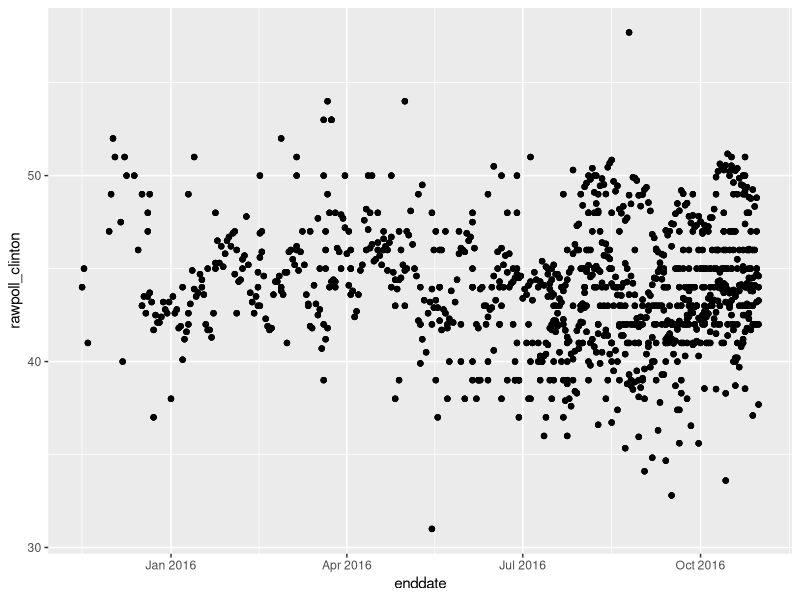
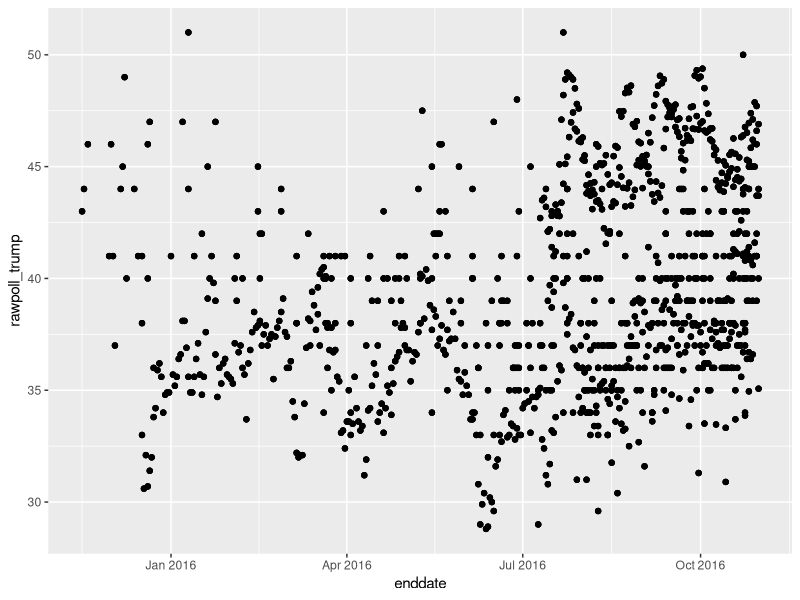
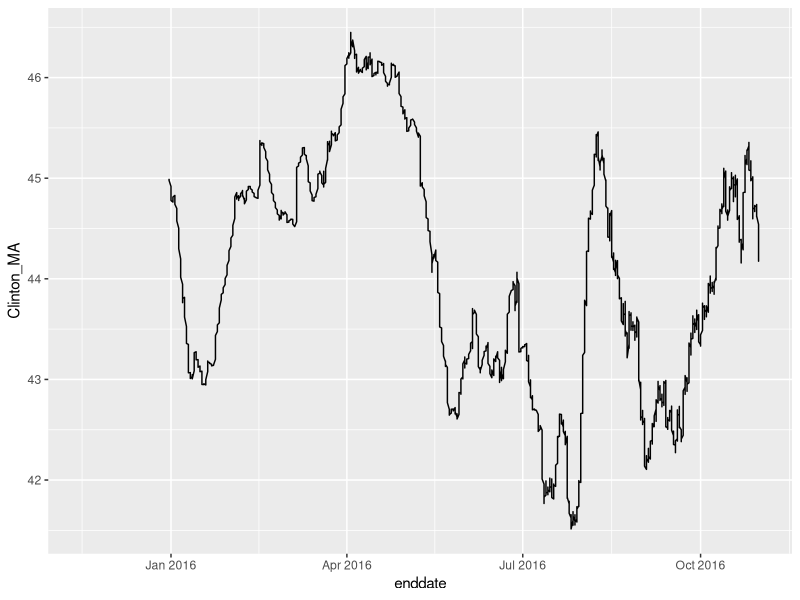
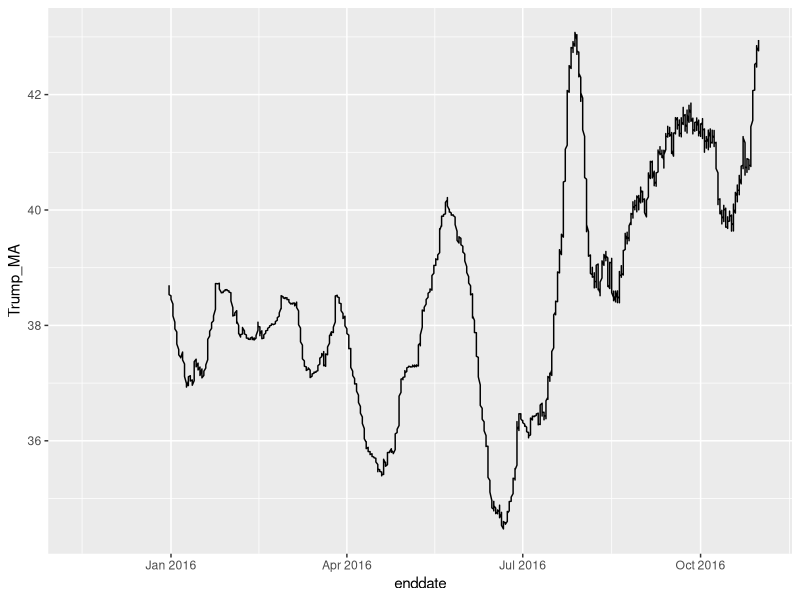
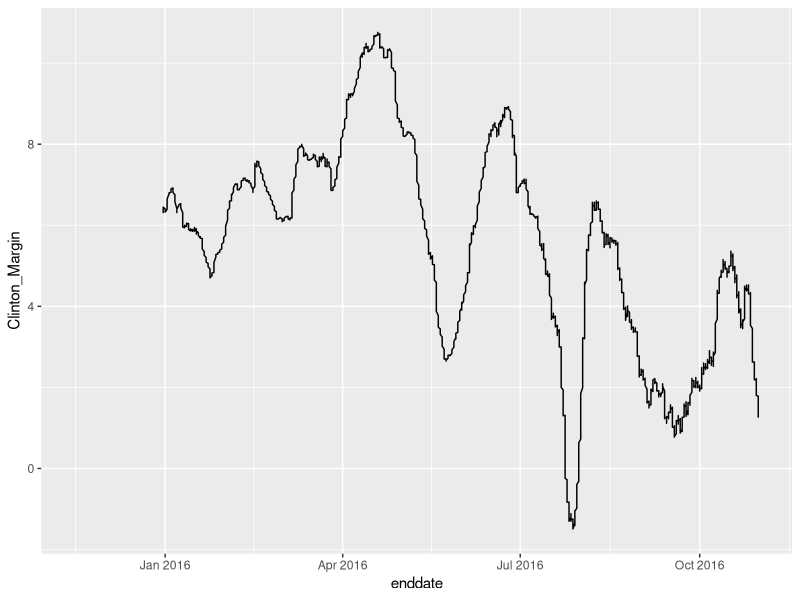
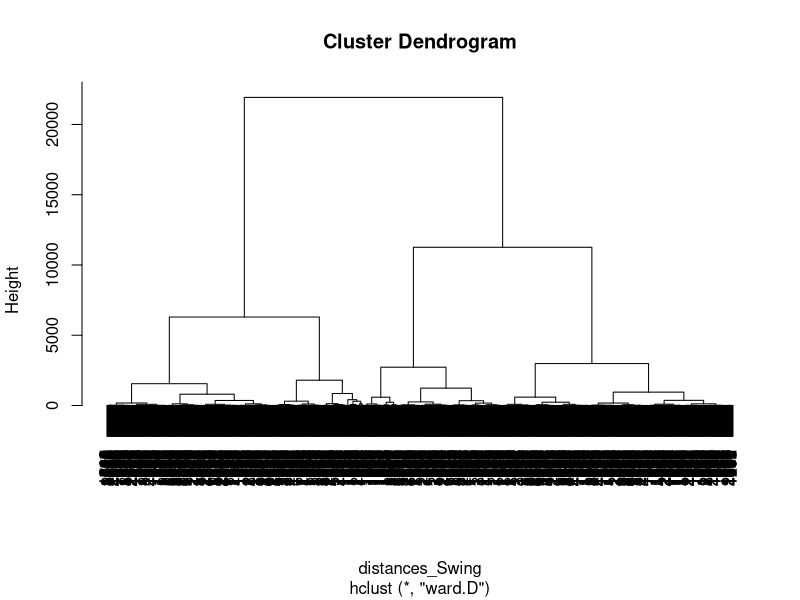

The R source for these figures, in order:
## ---- chunk 1
knitr::opts_chunk$set(echo = TRUE)
## ---- chunk 2
library(readr)

Raw_Data <- read_csv("presidential_polls.csv")

str(Raw_Data)
## ---- chunk 3
library(dplyr)

Clean_Data <- Raw_Data %>% select(-c(cycle:forecastdate, rawpoll_johnson, rawpoll_mcmullin, adjpoll_johnson:timestamp))

str(Clean_Data)
## ---- chunk 4
install.packages("lubridate")
library(lubridate)

National_Polls <- Clean_Data %>% 
  select(state, enddate, rawpoll_clinton, rawpoll_trump) %>%
  filter(state == "U.S.") %>%
  mutate(enddate = mdy(enddate)) %>%
  arrange(enddate)

summary(National_Polls)
## ---- chunk 5
install.packages("ggplot2")
library("ggplot2")

ggplot(data = National_Polls, aes(x=enddate, y=rawpoll_clinton)) +
  geom_point()
## ---- chunk 6
ggplot(data = National_Polls, aes(x=enddate, y=rawpoll_trump)) +
  geom_point()
## ---- chunk 7
install.packages("zoo")
library(zoo)

National_Polls <- National_Polls %>%
  mutate(Clinton_MA = rollmean(rawpoll_clinton, 100, na.pad=TRUE, align="right"))

ggplot(data = National_Polls, aes(x=enddate, y=Clinton_MA)) +
  geom_line()
## ---- chunk 8
National_Polls <- National_Polls %>%
  mutate(Trump_MA = rollmean(rawpoll_trump, 100, na.pad=TRUE, align="right"))

ggplot(data = National_Polls, aes(x=enddate, y=Trump_MA)) +
  geom_line()
## ---- chunk 9
National_Polls <- National_Polls %>%
  mutate(Clinton_Margin = Clinton_MA - Trump_MA)

ggplot(National_Polls, aes(x=enddate, y=Clinton_Margin)) +
  geom_line()
## ---- chunk 10
State_Polls_Swing <- Clean_Data %>%
  select(state, pollster, rawpoll_clinton, rawpoll_trump) %>%
  filter(state != "U.S.") %>%
  filter(state != "Maine CD-1") %>%
  filter(state != "Maine CD-2") %>%
  filter(state != "Nebraska CD-1") %>%
  filter(state != "Nebraska CD-2") %>%
  filter(state != "Nebraska CD-3") %>%
  mutate(Clinton_Margin = rawpoll_clinton - rawpoll_trump)
str(State_Polls_Swing)
## ---- chunk 11
State_Polls_Swing$rawpoll_clinton = NULL
State_Polls_Swing$rawpoll_trump = NULL
State_Polls_Swing <- unique(State_Polls_Swing)

distances_Swing <- dist(State_Polls_Swing, method = "euclidean")
clusterStates_Swing <- hclust(distances_Swing, method = "ward")
plot(clusterStates_Swing)

clusterGroups_Swing <- cutree(clusterStates_Swing, k = 3)
## ---- chunk 12
clusterGroups_Swing[State_Polls_Swing$state == "Alabama"]
## ---- chunk 13
mean(clusterGroups_Swing[State_Polls_Swing$state == "Alabama"])
## ---- chunk 14
round(mean(clusterGroups_Swing[State_Polls_Swing$state == "Alabama"]))
## ---- chunk 15
# Alabama
Alabama_Cluster_Swing <- round(mean(clusterGroups_Swing[State_Polls_Swing$state == "Alabama"]))
Alabama_Cluster_Swing

# Alaska
Alaska_Cluster_Swing <- round(mean(clusterGroups_Swing[State_Polls_Swing$state == "Alaska"]))
Alaska_Cluster_Swing

# Arizona
Arizona_Cluster_Swing <- round(mean(clusterGroups_Swing[State_Polls_Swing$state == "Arizona"]))
Arizona_Cluster_Swing

# Arkansas
Arkansas_Cluster_Swing <- round(mean(clusterGroups_Swing[State_Polls_Swing$state == "Arkansas"]))
Arkansas_Cluster_Swing

# California
California_Cluster_Swing <- round(mean(clusterGroups_Swing[State_Polls_Swing$state == "California"]))
California_Cluster_Swing

# Colorado
Colorado_Cluster_Swing <- round(mean(clusterGroups_Swing[State_Polls_Swing$state == "Colorado"]))
Colorado_Cluster_Swing

# Connecticut
Connecticut_Cluster_Swing <- round(mean(clusterGroups_Swing[State_Polls_Swing$state == "Connecticut"]))
Connecticut_Cluster_Swing

# District of Columbia
District_of_Columbia_Cluster_Swing <- round(mean(clusterGroups_Swing[State_Polls_Swing$state == "District of Columbia"]))
District_of_Columbia_Cluster_Swing

# Delaware
Delaware_Cluster_Swing <- round(mean(clusterGroups_Swing[State_Polls_Swing$state == "Delaware"]))
Delaware_Cluster_Swing

# Florida
Florida_Cluster_Swing <- round(mean(clusterGroups_Swing[State_Polls_Swing$state == "Florida"]))
Florida_Cluster_Swing

# Georgia
Georgia_Cluster_Swing <- round(mean(clusterGroups_Swing[State_Polls_Swing$state == "Georgia"]))
Georgia_Cluster_Swing

# Hawaii
Hawaii_Cluster_Swing <- round(mean(clusterGroups_Swing[State_Polls_Swing$state == "Hawaii"]))
Hawaii_Cluster_Swing

# Idaho
Idaho_Cluster_Swing <- round(mean(clusterGroups_Swing[State_Polls_Swing$state == "Idaho"]))
Idaho_Cluster_Swing

# Illinois
Illinois_Cluster_Swing <- round(mean(clusterGroups_Swing[State_Polls_Swing$state == "Illinois"]))
Illinois_Cluster_Swing

# Indiana
Indiana_Cluster_Swing <- round(mean(clusterGroups_Swing[State_Polls_Swing$state == "Indiana"]))
Indiana_Cluster_Swing

# Iowa
Iowa_Cluster_Swing <- round(mean(clusterGroups_Swing[State_Polls_Swing$state == "Iowa"]))
Iowa_Cluster_Swing

# Kansas
Kansas_Cluster_Swing <- round(mean(clusterGroups_Swing[State_Polls_Swing$state == "Kansas"]))
Kansas_Cluster_Swing

# Kentucky
Kentucky_Cluster_Swing <- round(mean(clusterGroups_Swing[State_Polls_Swing$state == "Kentucky"]))
Kentucky_Cluster_Swing

# Louisiana
Louisiana_Cluster_Swing <- round(mean(clusterGroups_Swing[State_Polls_Swing$state == "Louisiana"]))
Louisiana_Cluster_Swing

# Maine
Maine_Cluster_Swing <- round(mean(clusterGroups_Swing[State_Polls_Swing$state == "Maine"]))
Maine_Cluster_Swing

# Maryland
Maryland_Cluster_Swing <- round(mean(clusterGroups_Swing[State_Polls_Swing$state == "Maryland"]))
Maryland_Cluster_Swing

# Massachusetts
Massachusetts_Cluster_Swing <- round(mean(clusterGroups_Swing[State_Polls_Swing$state == "Massachusetts"]))
Massachusetts_Cluster_Swing

# Michigan
Michigan_Cluster_Swing <- round(mean(clusterGroups_Swing[State_Polls_Swing$state == "Michigan"]))
Michigan_Cluster_Swing

# Minnesota
Minnesota_Cluster_Swing <- round(mean(clusterGroups_Swing[State_Polls_Swing$state == "Minnesota"]))
Minnesota_Cluster_Swing

# Mississippi
Mississippi_Cluster_Swing <- round(mean(clusterGroups_Swing[State_Polls_Swing$state == "Mississippi"]))
Mississippi_Cluster_Swing

# Missouri
Missouri_Cluster_Swing <- round(mean(clusterGroups_Swing[State_Polls_Swing$state == "Missouri"]))
Missouri_Cluster_Swing

# Montana
Montana_Cluster_Swing <- round(mean(clusterGroups_Swing[State_Polls_Swing$state == "Montana"]))
Montana_Cluster_Swing

# Nebraska
Nebraska_Cluster_Swing <- round(mean(clusterGroups_Swing[State_Polls_Swing$state == "Nebraska"]))
Nebraska_Cluster_Swing

# Nevada
Nevada_Cluster_Swing <- round(mean(clusterGroups_Swing[State_Polls_Swing$state == "Nevada"]))
Nevada_Cluster_Swing

# New Hampshire
New_Hampshire_Cluster_Swing <- round(mean(clusterGroups_Swing[State_Polls_Swing$state == "New Hampshire"]))
New_Hampshire_Cluster_Swing

# New Jersey
New_Jersey_Cluster_Swing <- round(mean(clusterGroups_Swing[State_Polls_Swing$state == "New Jersey"]))
New_Jersey_Cluster_Swing

# New Mexico
New_Mexico_Cluster_Swing <- round(mean(clusterGroups_Swing[State_Polls_Swing$state == "New Mexico"]))
New_Mexico_Cluster_Swing

# New York
New_York_Cluster_Swing <- round(mean(clusterGroups_Swing[State_Polls_Swing$state == "New York"]))
New_York_Cluster_Swing

# North Carolina
North_Carolina_Cluster_Swing <- round(mean(clusterGroups_Swing[State_Polls_Swing$state == "North Carolina"]))
North_Carolina_Cluster_Swing

# North Dakota
North_Dakota_Cluster_Swing <- round(mean(clusterGroups_Swing[State_Polls_Swing$state == "North Dakota"]))
North_Dakota_Cluster_Swing

# Ohio
Ohio_Cluster_Swing <- round(mean(clusterGroups_Swing[State_Polls_Swing$state == "Ohio"]))
Ohio_Cluster_Swing

# Oklahoma
Oklahoma_Cluster_Swing <- round(mean(clusterGroups_Swing[State_Polls_Swing$state == "Oklahoma"]))
Oklahoma_Cluster_Swing

# Oregon
Oregon_Cluster_Swing <- round(mean(clusterGroups_Swing[State_Polls_Swing$state == "Oregon"]))
Oregon_Cluster_Swing

# Pennsylvania
Pennsylvania_Cluster_Swing <- round(mean(clusterGroups_Swing[State_Polls_Swing$state == "Pennsylvania"]))
Pennsylvania_Cluster_Swing

# Rhode Island
Rhode_Island_Cluster_Swing <- round(mean(clusterGroups_Swing[State_Polls_Swing$state == "Rhode Island"]))
Rhode_Island_Cluster_Swing

# South Carolina
South_Carolina_Cluster_Swing <- round(mean(clusterGroups_Swing[State_Polls_Swing$state == "South Carolina"]))
South_Carolina_Cluster_Swing

# South Dakota
South_Dakota_Cluster_Swing <- round(mean(clusterGroups_Swing[State_Polls_Swing$state == "South Dakota"]))
South_Dakota_Cluster_Swing

# Tennessee
Tennessee_Cluster_Swing <- round(mean(clusterGroups_Swing[State_Polls_Swing$state == "Tennessee"]))
Tennessee_Cluster_Swing

# Texas
Texas_Cluster_Swing <- round(mean(clusterGroups_Swing[State_Polls_Swing$state == "Texas"]))
Texas_Cluster_Swing

# Utah
Utah_Cluster_Swing <- round(mean(clusterGroups_Swing[State_Polls_Swing$state == "Utah"]))
Utah_Cluster_Swing

# Vermont
Vermont_Cluster_Swing <- round(mean(clusterGroups_Swing[State_Polls_Swing$state == "Vermont"]))
Vermont_Cluster_Swing

# Virginia
Virginia_Cluster_Swing <- round(mean(clusterGroups_Swing[State_Polls_Swing$state == "Virginia"]))
Virginia_Cluster_Swing

# Washington
Washington_Cluster_Swing <- round(mean(clusterGroups_Swing[State_Polls_Swing$state == "Washington"]))
Washington_Cluster_Swing

# West Virginia
West_Virginia_Cluster_Swing <- round(mean(clusterGroups_Swing[State_Polls_Swing$state == "West Virginia"]))
West_Virginia_Cluster_Swing

# Wisconsin
Wisconsin_Cluster_Swing <- round(mean(clusterGroups_Swing[State_Polls_Swing$state == "Wisconsin"]))
Wisconsin_Cluster_Swing

# Wyoming
Wyoming_Cluster_Swing <- round(mean(clusterGroups_Swing[State_Polls_Swing$state == "Wyoming"]))
Wyoming_Cluster_Swing
## ---- chunk 16
# Alaska
mean(clusterGroups_Swing[State_Polls_Swing$state == "Alaska"])
Alaska_Data <- Clean_Data %>%
  filter(state == "Alaska")

# Arizona
mean(clusterGroups_Swing[State_Polls_Swing$state == "Arizona"])
Arizona_Data <- Clean_Data %>%
  filter(state == "Arizona")

# Florida
mean(clusterGroups_Swing[State_Polls_Swing$state == "Florida"])
Florida_Data <- Clean_Data %>%
  filter(state == "Florida")

# Georgia
mean(clusterGroups_Swing[State_Polls_Swing$state == "Georgia"])
Georgia_Data <- Clean_Data %>%
  filter(state == "Georgia")

# Indiana
mean(clusterGroups_Swing[State_Polls_Swing$state == "Indiana"])
Indiana_Data <- Clean_Data %>%
  filter(state == "Indiana")

# Iowa
mean(clusterGroups_Swing[State_Polls_Swing$state == "Iowa"])
Iowa_Data <- Clean_Data %>%
  filter(state == "Iowa")

# Kansas
mean(clusterGroups_Swing[State_Polls_Swing$state == "Kansas"])
Kansas_Data <- Clean_Data %>%
  filter(state == "Kansas")

# Missouri
mean(clusterGroups_Swing[State_Polls_Swing$state == "Missouri"])
Missouri_Data <- Clean_Data %>%
  filter(state == "Missouri")

# Nevada
mean(clusterGroups_Swing[State_Polls_Swing$state == "Nevada"])
Nevada_Data <- Clean_Data %>%
  filter(state == "Nevada")

# North Carolina
mean(clusterGroups_Swing[State_Polls_Swing$state == "North Carolina"])
North_Carolina_Data <- Clean_Data %>%
  filter(state == "North Carolina")

# Ohio
mean(clusterGroups_Swing[State_Polls_Swing$state == "Ohio"])
Ohio_Data <- Clean_Data %>%
  filter(state == "Ohio")

# South Carolina
mean(clusterGroups_Swing[State_Polls_Swing$state == "South Carolina"])
South_Carolina_Data <- Clean_Data %>%
  filter(state == "South Carolina")

# Texas
mean(clusterGroups_Swing[State_Polls_Swing$state == "Texas"])
Texas_Data <- Clean_Data %>%
  filter(state == "Texas")

# Utah
mean(clusterGroups_Swing[State_Polls_Swing$state == "Utah"])
Utah_Data <- Clean_Data %>%
  filter(state == "Utah")
## ---- chunk 17
State_Polls_Final <- State_Polls_Swing

distances_Final <- dist(State_Polls_Final, method = "euclidean")
clusterStates_Final <- hclust(distances_Final, method = "ward")

clusterGroups_Final <- cutree(clusterStates_Final, k = 2)
## ---- chunk 18
# Alabama
Alabama_Cluster_Final <- round(mean(clusterGroups_Final[State_Polls_Final$state == "Alabama"]))
Alabama_Cluster_Final

# Alaska
Alaska_Cluster_Final <- round(mean(clusterGroups_Final[State_Polls_Final$state == "Alaska"]))
Alaska_Cluster_Final

# Arizona
Arizona_Cluster_Final <- round(mean(clusterGroups_Final[State_Polls_Final$state == "Arizona"]))
Arizona_Cluster_Final

# Arkansas
Arkansas_Cluster_Final <- round(mean(clusterGroups_Final[State_Polls_Final$state == "Arkansas"]))
Arkansas_Cluster_Final

# California
California_Cluster_Final <- round(mean(clusterGroups_Final[State_Polls_Final$state == "California"]))
California_Cluster_Final

# Colorado
Colorado_Cluster_Final <- round(mean(clusterGroups_Final[State_Polls_Final$state == "Colorado"]))
Colorado_Cluster_Final

# Connecticut
Connecticut_Cluster_Final <- round(mean(clusterGroups_Final[State_Polls_Final$state == "Connecticut"]))
Connecticut_Cluster_Final

# District of Columbia
District_of_Columbia_Cluster_Final <- round(mean(clusterGroups_Final[State_Polls_Final$state == "District of Columbia"]))
District_of_Columbia_Cluster_Final

# Delaware
Delaware_Cluster_Final <- round(mean(clusterGroups_Final[State_Polls_Final$state == "Delaware"]))
Delaware_Cluster_Final

# Florida
Florida_Cluster_Final <- round(mean(clusterGroups_Final[State_Polls_Final$state == "Florida"]))
Florida_Cluster_Final

# Georgia
Georgia_Cluster_Final <- round(mean(clusterGroups_Final[State_Polls_Final$state == "Georgia"]))
Georgia_Cluster_Final

# Hawaii
Hawaii_Cluster_Final <- round(mean(clusterGroups_Final[State_Polls_Final$state == "Hawaii"]))
Hawaii_Cluster_Final

# Idaho
Idaho_Cluster_Final <- round(mean(clusterGroups_Final[State_Polls_Final$state == "Idaho"]))
Idaho_Cluster_Final

# Illinois
Illinois_Cluster_Final <- round(mean(clusterGroups_Final[State_Polls_Final$state == "Illinois"]))
Illinois_Cluster_Final

# Indiana
Indiana_Cluster_Final <- round(mean(clusterGroups_Final[State_Polls_Final$state == "Indiana"]))
Indiana_Cluster_Final

# Iowa
Iowa_Cluster_Final <- round(mean(clusterGroups_Final[State_Polls_Final$state == "Iowa"]))
Iowa_Cluster_Final

# Kansas
Kansas_Cluster_Final <- round(mean(clusterGroups_Final[State_Polls_Final$state == "Kansas"]))
Kansas_Cluster_Final

# Kentucky
Kentucky_Cluster_Final <- round(mean(clusterGroups_Final[State_Polls_Final$state == "Kentucky"]))
Kentucky_Cluster_Final

# Louisiana
Louisiana_Cluster_Final <- round(mean(clusterGroups_Final[State_Polls_Final$state == "Louisiana"]))
Louisiana_Cluster_Final

# Maine
Maine_Cluster_Final <- round(mean(clusterGroups_Final[State_Polls_Final$state == "Maine"]))
Maine_Cluster_Final

# Maryland
Maryland_Cluster_Final <- round(mean(clusterGroups_Final[State_Polls_Final$state == "Maryland"]))
Maryland_Cluster_Final

# Massachusetts
Massachusetts_Cluster_Final <- round(mean(clusterGroups_Final[State_Polls_Final$state == "Massachusetts"]))
Massachusetts_Cluster_Final

# Michigan
Michigan_Cluster_Final <- round(mean(clusterGroups_Final[State_Polls_Final$state == "Michigan"]))
Michigan_Cluster_Final

# Minnesota
Minnesota_Cluster_Final <- round(mean(clusterGroups_Final[State_Polls_Final$state == "Minnesota"]))
Minnesota_Cluster_Final

# Mississippi
Mississippi_Cluster_Final <- round(mean(clusterGroups_Final[State_Polls_Final$state == "Mississippi"]))
Mississippi_Cluster_Final

# Missouri
Missouri_Cluster_Final <- round(mean(clusterGroups_Final[State_Polls_Final$state == "Missouri"]))
Missouri_Cluster_Final

# Montana
Montana_Cluster_Final <- round(mean(clusterGroups_Final[State_Polls_Final$state == "Montana"]))
Montana_Cluster_Final

# Nebraska
Nebraska_Cluster_Final <- round(mean(clusterGroups_Final[State_Polls_Final$state == "Nebraska"]))
Nebraska_Cluster_Final

# Nevada
Nevada_Cluster_Final <- round(mean(clusterGroups_Final[State_Polls_Final$state == "Nevada"]))
Nevada_Cluster_Final

# New Hampshire
New_Hampshire_Cluster_Final <- round(mean(clusterGroups_Final[State_Polls_Final$state == "New Hampshire"]))
New_Hampshire_Cluster_Final

# New Jersey
New_Jersey_Cluster_Final <- round(mean(clusterGroups_Final[State_Polls_Final$state == "New Jersey"]))
New_Jersey_Cluster_Final

# New Mexico
New_Mexico_Cluster_Final <- round(mean(clusterGroups_Final[State_Polls_Final$state == "New Mexico"]))
New_Mexico_Cluster_Final

# New York
New_York_Cluster_Final <- round(mean(clusterGroups_Final[State_Polls_Final$state == "New York"]))
New_York_Cluster_Final

# North Carolina
North_Carolina_Cluster_Final <- round(mean(clusterGroups_Final[State_Polls_Final$state == "North Carolina"]))
North_Carolina_Cluster_Final

# North Dakota
North_Dakota_Cluster_Final <- round(mean(clusterGroups_Final[State_Polls_Final$state == "North Dakota"]))
North_Dakota_Cluster_Final

# Ohio
Ohio_Cluster_Final <- round(mean(clusterGroups_Final[State_Polls_Final$state == "Ohio"]))
Ohio_Cluster_Final

# Oklahoma
Oklahoma_Cluster_Final <- round(mean(clusterGroups_Final[State_Polls_Final$state == "Oklahoma"]))
Oklahoma_Cluster_Final

# Oregon
Oregon_Cluster_Final <- round(mean(clusterGroups_Final[State_Polls_Final$state == "Oregon"]))
Oregon_Cluster_Final

# Pennsylvania
Pennsylvania_Cluster_Final <- round(mean(clusterGroups_Final[State_Polls_Final$state == "Pennsylvania"]))
Pennsylvania_Cluster_Final

# Rhode Island
Rhode_Island_Cluster_Final <- round(mean(clusterGroups_Final[State_Polls_Final$state == "Rhode Island"]))
Rhode_Island_Cluster_Final

# South Carolina
South_Carolina_Cluster_Final <- round(mean(clusterGroups_Final[State_Polls_Final$state == "South Carolina"]))
South_Carolina_Cluster_Final

# South Dakota
South_Dakota_Cluster_Final <- round(mean(clusterGroups_Final[State_Polls_Final$state == "South Dakota"]))
South_Dakota_Cluster_Final

# Tennessee
Tennessee_Cluster_Final <- round(mean(clusterGroups_Final[State_Polls_Final$state == "Tennessee"]))
Tennessee_Cluster_Final

# Texas
Texas_Cluster_Final <- round(mean(clusterGroups_Final[State_Polls_Final$state == "Texas"]))
Texas_Cluster_Final

# Utah
Utah_Cluster_Final <- round(mean(clusterGroups_Final[State_Polls_Final$state == "Utah"]))
Utah_Cluster_Final

# Vermont
Vermont_Cluster_Final <- round(mean(clusterGroups_Final[State_Polls_Final$state == "Vermont"]))
Vermont_Cluster_Final

# Virginia
Virginia_Cluster_Final <- round(mean(clusterGroups_Final[State_Polls_Final$state == "Virginia"]))
Virginia_Cluster_Final

# Washington
Washington_Cluster_Final <- round(mean(clusterGroups_Final[State_Polls_Final$state == "Washington"]))
Washington_Cluster_Final

# West Virginia
West_Virginia_Cluster_Final <- round(mean(clusterGroups_Final[State_Polls_Final$state == "West Virginia"]))
West_Virginia_Cluster_Final

# Wisconsin
Wisconsin_Cluster_Final <- round(mean(clusterGroups_Final[State_Polls_Final$state == "Wisconsin"]))
Wisconsin_Cluster_Final

# Wyoming
Wyoming_Cluster_Final <- round(mean(clusterGroups_Final[State_Polls_Final$state == "Wyoming"]))
Wyoming_Cluster_Final
